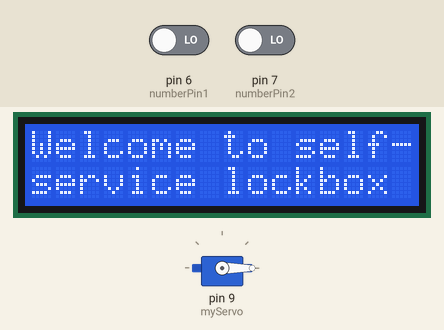
This sketch was run on a simulated Arduino Uno, built with avr-gcc and run on an emulated ATmega328P. Parts: servo, 16×2 character LCD. The test bench sets the inputs (shaded band); at power-on: pin 6 (numberPin1) LOW, pin 7 (numberPin2) LOW. What the sketch prints to the serial monitor is not drawn.

Above: at 4.2 s.
4.3 s: pin 6 (numberPin1) driven HIGH
At 7.8 s:
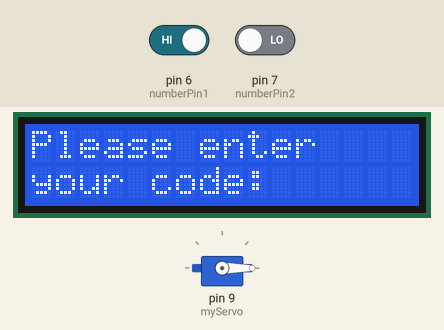
13.3 s: pin 6 (numberPin1) driven LOW
At 14.1 s:
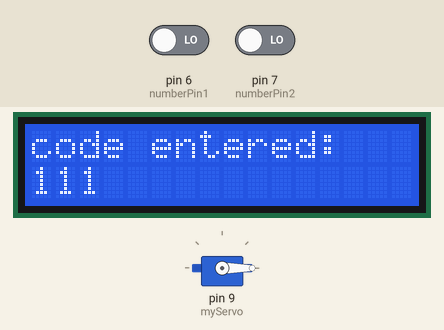
18.1 s: pin 7 (numberPin2) driven HIGH
At 20.5 s:
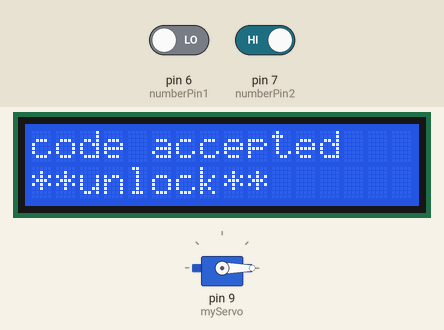
27.1 s: pin 7 (numberPin2) driven LOW
31.9 s: pin 6 (numberPin1) driven HIGH
At 33.1 s:
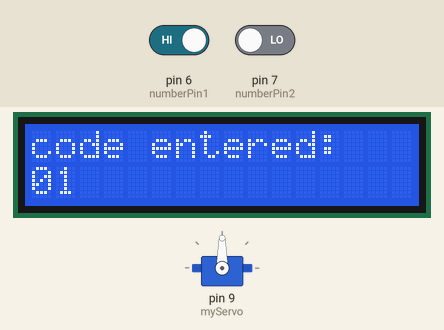
Timing chart, 0 to 34.9 s (numbered marks = the images above; inputs shaded):
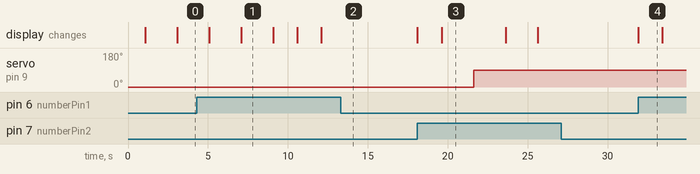

The sketch:

arduinocode.ino
```cpp
#include <LiquidCrystal.h>

// initialize the library with the numbers of the interface pins
LiquidCrystal lcd(12, 11, 5, 4, 3, 2);
#include <Servo.h>
Servo myServo;
const int numberPin1 = 6;
const int numberPin2 = 7;

void setup() {
  pinMode(numberPin1, INPUT);
  pinMode(numberPin2, INPUT);
  Serial.begin(9600);
  myServo.attach(9);
  myServo.write(0);
  openfeedback();


}

void loop() {
  boolean a = (digitalRead(numberPin1) == 0);
  boolean b = (digitalRead(numberPin2) == 0);
  Serial.print("button 1:");
  Serial.println(a);
  Serial.print("button 2:");
  Serial.println(b);
  if (a && b ) {
    greeting();
  } else {
    newcustomer();
  }
}


void greeting() {
  lcd.clear();
  lcd.print("Welcome to self-");
  lcd.setCursor(0, 1);
  lcd.print("service lockbox");
  delay(2000);

  lcd.clear();
  lcd.print("Press any button");
  lcd.setCursor(0, 1);
  lcd.print("to start ");
  delay(2000);

}
void newcustomer() {
  Serial.println("enter new customer");
  String password = "";
  lcd.clear();
  lcd.print("Please enter");
  lcd.setCursor(0, 1);
  lcd.print("your code:");
  delay(2000);
  while (password.length() < 4) {
    if (digitalRead(numberPin1) == 1) {
      password += "1";
      lcd.clear();
      lcd.print("code entered:");
      lcd.setCursor(0, 1);
      lcd.print(password);
      delay(1500);
    }
    else if (digitalRead(numberPin2) == 1) {
      password += "0";
      lcd.clear();
      lcd.print("code entered:");
      lcd.setCursor(0, 1);
      lcd.print(password);
      delay(1500);
    }

  }
  lcd.clear();
  lcd.print("code accepted");
  lcd.setCursor(0, 1);
  lcd.print("**unlock**");
  delay(2000);
  myServo.write(90);
  delay(2000);
}
void openfeedback() {
  lcd.begin(16, 2);
  lcd.print("Too good");
  lcd.setCursor(0, 1);

  lcd.print("to go :)");
  delay(1000);
  lcd.clear();
  lcd.print("Lockbox :)");
  lcd.setCursor(0, 1);


  delay(2000);
}
```

Measured:
- after the input at 4.3 s, the display: first differs from a run without the input after 2.8 s (image 1)
- after the input at 13.3 s, servo on pin 9 (myServo): stays 0° (without the input it goes to 90° after 3.8 s)
- after the input at 18.1 s, servo on pin 9 (myServo): 0° → 90° after 3.5 s; the display: first changes at once (image 3 shows a later state)
- after the input at 27.1 s, every drawn part: stays the same
- after the input at 31.9 s, the display: changes at once (image 4)
- what the display in image 1 shows lasts 2.0 s, from 7.1 s to 9.1 s
- what the display in image 3 shows lasts 4.0 s, from 19.6 s to 23.6 s
- what the display in image 4 shows lasts 1.5 s, from 31.9 s to 33.4 s
